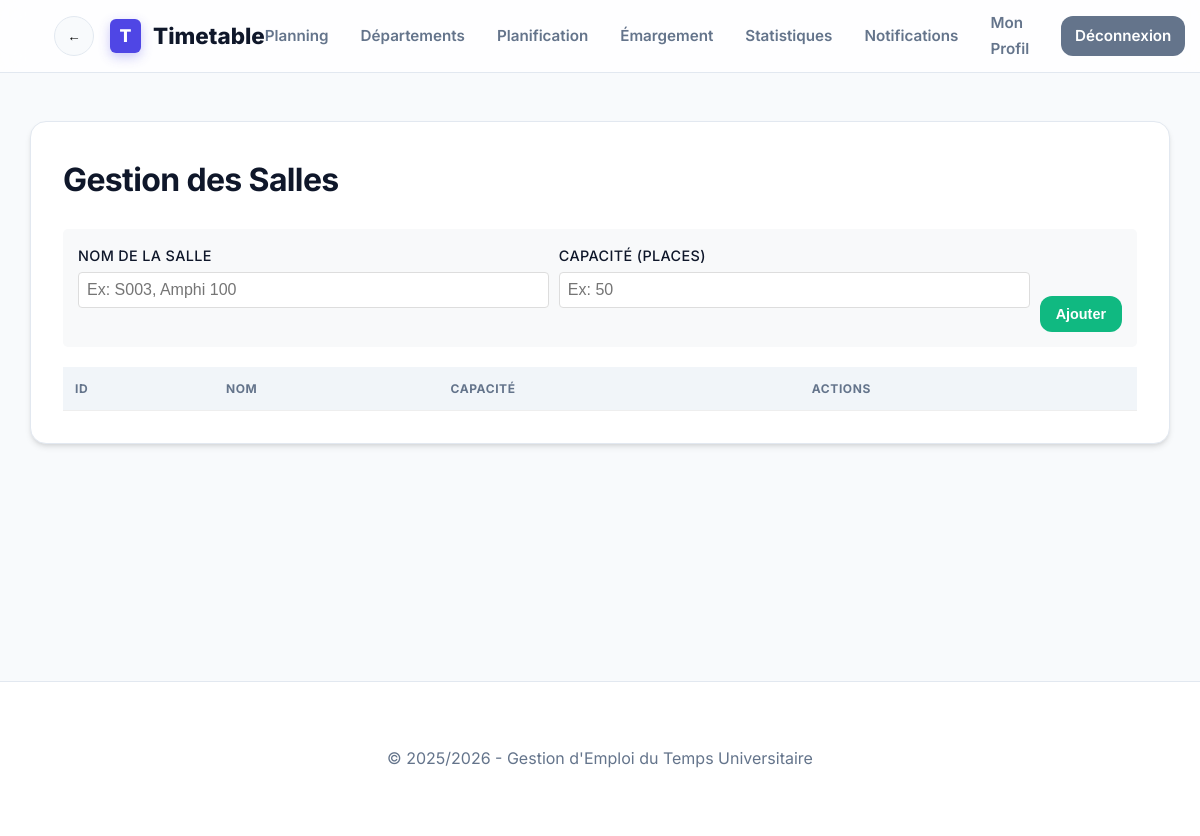
Before: /timetable_app/modules/rooms/manage.php (signed in) with the older database file.
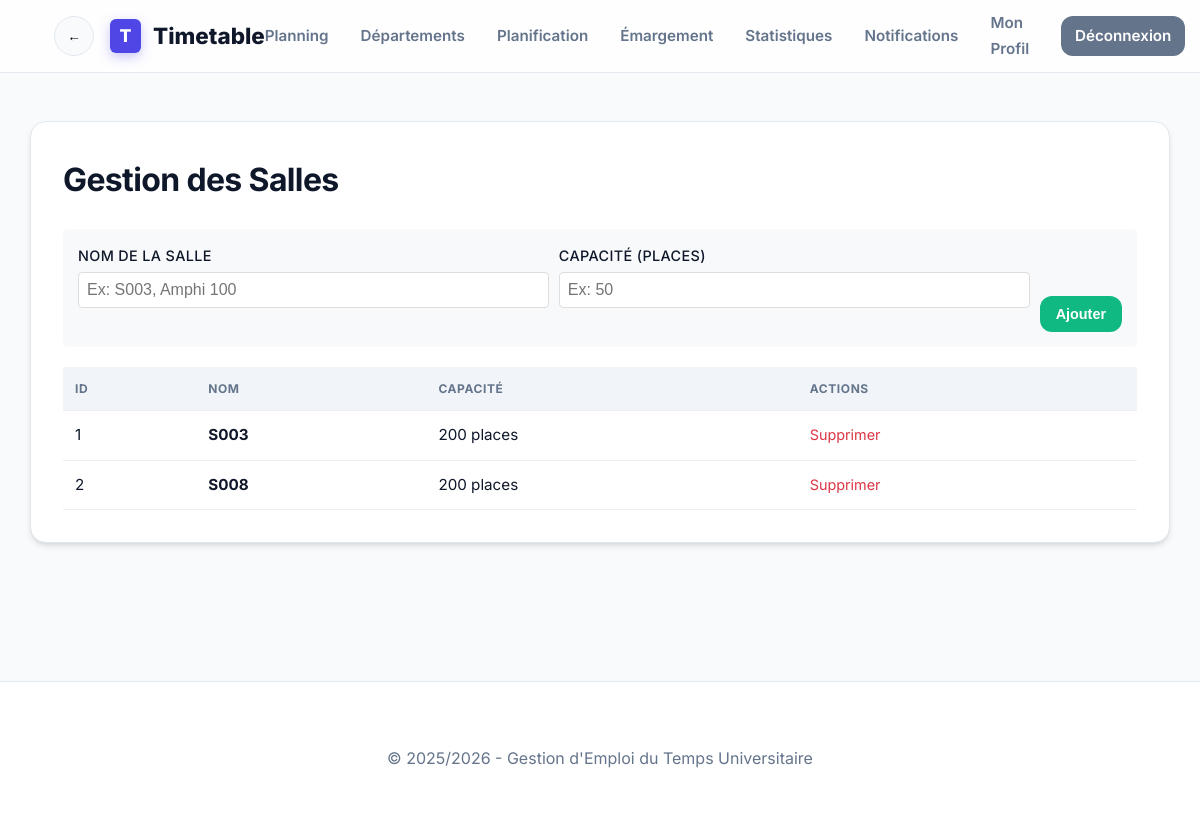
After: the same page with the newer database file.
### tables this page shows
CREATE TABLE `rooms` (
  `id` int(11) NOT NULL AUTO_INCREMENT,
  `name` varchar(50) NOT NULL,
  `capacity` int(11) NOT NULL,
  `is_predefined` tinyint(1) DEFAULT 1,
  PRIMARY KEY (`id`)
);

### timetable_app/modules/rooms/manage.php (the view, shortened to what this page needs)
<?php
require_once '../../includes/config.php';
$rooms = $pdo->query("SELECT * FROM rooms ORDER BY name ASC")->fetchAll();
require_once '../../includes/header.php';
?>
<div class="card">
    <h1>Gestion des Salles</h1>
    <form method="POST" action="" style="display: flex; gap: 10px; background: #f8f9fa; padding: 15px; border-radius: 5px; margin-bottom: 20px; align-items: flex-end;">
        <div style="flex: 1;">
            <label style="display: block; margin-bottom: 5px; font-weight: 500; font-size: 0.9rem;">Nom de la salle</label>
            <input type="text" name="name" placeholder="Ex: S003, Amphi 100" required style="width: 100%; padding: 8px; border: 1px solid #ddd; border-radius: 4px; box-sizing: border-box;">
        </div>
        <div style="flex: 1;">
            <label style="display: block; margin-bottom: 5px; font-weight: 500; font-size: 0.9rem;">Capacité (places)</label>
            <input type="number" name="capacity" placeholder="Ex: 50" required min="1" style="width: 100%; padding: 8px; border: 1px solid #ddd; border-radius: 4px; box-sizing: border-box;">
        </div>
        <button type="submit" class="btn btn-success" style="padding: 9px 15px;">Ajouter</button>
    </form>
    <table style="width: 100%; border-collapse: collapse; margin-top: 10px;">
        <thead>
            <tr style="background-color: #f8f9fa;">
                <th style="padding: 12px; text-align: left; border-bottom: 1px solid #eee;">ID</th>
                <th style="padding: 12px; text-align: left; border-bottom: 1px solid #eee;">Nom</th>
                <th style="padding: 12px; text-align: left; border-bottom: 1px solid #eee;">Capacité</th>
                <th style="padding: 12px; text-align: left; border-bottom: 1px solid #eee;">Actions</th>
            </tr>
        </thead>
        <tbody>
            <?php foreach ($rooms as $room): ?>
            <tr>
                <td style="padding: 12px; border-bottom: 1px solid #eee;"><?php echo $room['id']; ?></td>
                <td style="padding: 12px; border-bottom: 1px solid #eee;"><strong><?php echo htmlspecialchars($room['name']); ?></strong></td>
                <td style="padding: 12px; border-bottom: 1px solid #eee;"><?php echo $room['capacity']; ?> places</td>
                <td style="padding: 12px; border-bottom: 1px solid #eee;">
                    <a href="?delete=<?php echo $room['id']; ?>" onclick="return confirm('Êtes-vous sûr de vouloir supprimer cette salle ?');" style="color: #dc3545; text-decoration: none; font-size: 0.9rem;">Supprimer</a>
                </td>
            </tr>
            <?php endforeach; ?>
        </tbody>
    </table>
</div>
<?php
require_once '../../includes/footer.php';
?>

Changed rows visible on the page:
added rooms: id "1", name "S003", capacity "200"
added rooms: id "2", name "S008", capacity "200"
